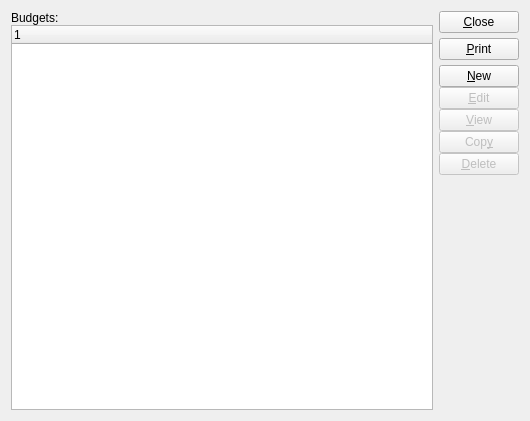
<ui version="4.0" >
 <author></author>
 <comment>This file is part of the xTuple ERP: PostBooks Edition, a free and
open source Enterprise Resource Planning software suite,
Copyright (c) 1999-2011 by OpenMFG LLC, d/b/a xTuple.
It is licensed to you under the Common Public Attribution License
version 1.0, the full text of which (including xTuple-specific Exhibits)
is available at www.xtuple.com/CPAL.  By using this software, you agree
to be bound by its terms.</comment>
 <class>budgets</class>
 <widget class="QWidget" name="budgets" >
  <property name="geometry" >
   <rect>
    <x>0</x>
    <y>0</y>
    <width>530</width>
    <height>421</height>
   </rect>
  </property>
  <property name="windowTitle" >
   <string>List Budgets</string>
  </property>
   <layout class="QHBoxLayout" >
    <item>
     <layout class="QVBoxLayout" >
      <property name="margin" >
       <number>0</number>
      </property>
      <property name="spacing" >
       <number>0</number>
      </property>
      <item>
       <widget class="QLabel" name="_budgetLit" >
        <property name="text" >
         <string>Budgets:</string>
        </property>
        <property name="buddy" >
         <cstring>_budget</cstring>
        </property>
       </widget>
      </item>
      <item>
       <widget class="XTreeWidget" name="_budget" />
      </item>
     </layout>
    </item>
    <item>
     <layout class="QVBoxLayout" >
      <property name="margin" >
       <number>0</number>
      </property>
      <property name="spacing" >
       <number>5</number>
      </property>
      <item>
       <widget class="QPushButton" name="_close" >
        <property name="text" >
         <string>&amp;Close</string>
        </property>
       </widget>
      </item>
      <item>
       <widget class="QPushButton" name="_print" >
        <property name="text" >
         <string>&amp;Print</string>
        </property>
       </widget>
      </item>
      <item>
       <layout class="QVBoxLayout" >
        <property name="margin" >
         <number>0</number>
        </property>
        <property name="spacing" >
         <number>0</number>
        </property>
        <item>
         <widget class="QPushButton" name="_new" >
          <property name="text" >
           <string>&amp;New</string>
          </property>
         </widget>
        </item>
        <item>
         <widget class="QPushButton" name="_edit" >
          <property name="enabled" >
           <bool>false</bool>
          </property>
          <property name="text" >
           <string>&amp;Edit</string>
          </property>
         </widget>
        </item>
        <item>
         <widget class="QPushButton" name="_view" >
          <property name="enabled" >
           <bool>false</bool>
          </property>
          <property name="text" >
           <string>&amp;View</string>
          </property>
         </widget>
        </item>
        <item>
         <widget class="QPushButton" name="_copy" >
          <property name="enabled" >
           <bool>false</bool>
          </property>
          <property name="text" >
           <string>Cop&amp;y</string>
          </property>
         </widget>
        </item>
        <item>
         <widget class="QPushButton" name="_delete" >
          <property name="enabled" >
           <bool>false</bool>
          </property>
          <property name="text" >
           <string>&amp;Delete</string>
          </property>
         </widget>
        </item>
       </layout>
      </item>
      <item>
       <spacer>
        <property name="orientation" >
         <enum>Qt::Vertical</enum>
        </property>
        <property name="sizeType" >
         <enum>QSizePolicy::Expanding</enum>
        </property>
        <property name="sizeHint" >
         <size>
          <width>20</width>
          <height>20</height>
         </size>
        </property>
       </spacer>
      </item>
     </layout>
    </item>
   </layout>
 </widget>
 <layoutdefault spacing="6" margin="11" />
 <pixmapfunction>qPixmapFromMimeSource</pixmapfunction>
 <customwidgets>
  <customwidget>
   <class>XTreeWidget</class>
   <extends>QTreeWidget</extends>
   <header>xtreewidget.h</header>
  </customwidget>
 </customwidgets>
 <tabstops>
  <tabstop>_budget</tabstop>
  <tabstop>_new</tabstop>
  <tabstop>_edit</tabstop>
  <tabstop>_view</tabstop>
  <tabstop>_copy</tabstop>
  <tabstop>_delete</tabstop>
  <tabstop>_print</tabstop>
  <tabstop>_close</tabstop>
 </tabstops>
 <resources/>
 <connections>
  <connection>
   <sender>_budget</sender>
   <signal>valid(bool)</signal>
   <receiver>_view</receiver>
   <slot>setEnabled(bool)</slot>
   <hints>
    <hint type="sourcelabel" >
     <x>26</x>
     <y>43</y>
    </hint>
    <hint type="destinationlabel" >
     <x>468</x>
     <y>145</y>
    </hint>
   </hints>
  </connection>
  <connection>
   <sender>_close</sender>
   <signal>clicked()</signal>
   <receiver>budgets</receiver>
   <slot>close()</slot>
   <hints>
    <hint type="sourcelabel" >
     <x>467</x>
     <y>26</y>
    </hint>
    <hint type="destinationlabel" >
     <x>20</x>
     <y>20</y>
    </hint>
   </hints>
  </connection>
 </connections>
</ui>
